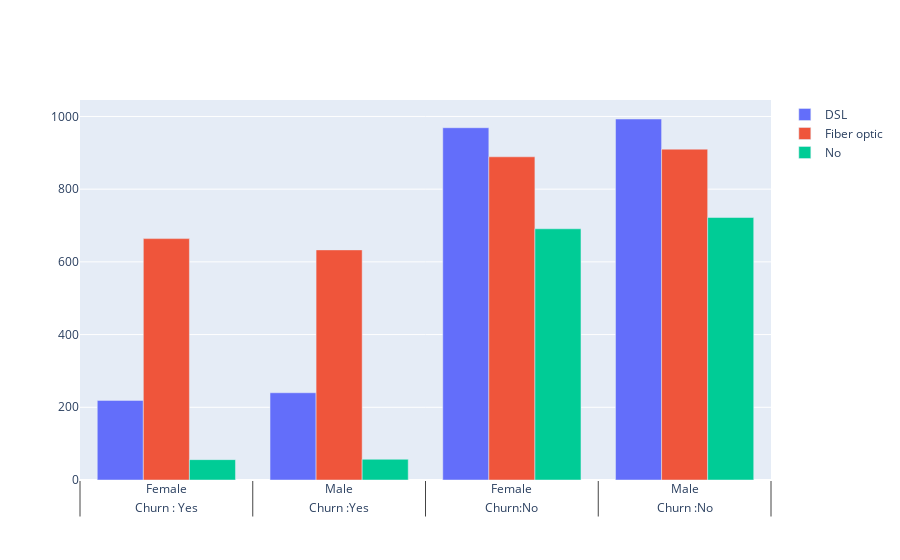

Notebook code cell kept with this figure:
### Code cell
labels=['DSL','Fiber optic','No']
fig=go.Figure()
fig.add_trace(go.Bar(x=[['Churn : Yes','Churn :Yes','Churn:No','Churn :No'],
                     ['Female','Male','Female','Male']],
                    y=[219,240,969,993],name='DSL',))

fig.add_trace(go.Bar(x=[['Churn : Yes','Churn :Yes','Churn:No','Churn :No'],
                     ['Female','Male','Female','Male']],
                    y=[664,633,889,910],name='Fiber optic',))

fig.add_trace(go.Bar(x=[['Churn : Yes','Churn :Yes','Churn:No','Churn :No'],
                     ['Female','Male','Female','Male']],
                    y=[56,57,691,722],name='No',))

### Figure 1 — Plotly figure (JSON) as saved in the notebook; plotly's stock layout.template omitted (floating-point values rounded to 4 significant figures)
{"data": [{"name": "DSL", "type": "bar", "x": [["Churn : Yes", "Churn :Yes", "Churn:No", "Churn :No"], ["Female", "Male", "Female", "Male"]], "y": [219, 240, 969, 993]}, {"name": "Fiber optic", "type": "bar", "x": [["Churn : Yes", "Churn :Yes", "Churn:No", "Churn :No"], ["Female", "Male", "Female", "Male"]], "y": [664, 633, 889, 910]}, {"name": "No", "type": "bar", "x": [["Churn : Yes", "Churn :Yes", "Churn:No", "Churn :No"], ["Female", "Male", "Female", "Male"]], "y": [56, 57, 691, 722]}], "layout": {}}
